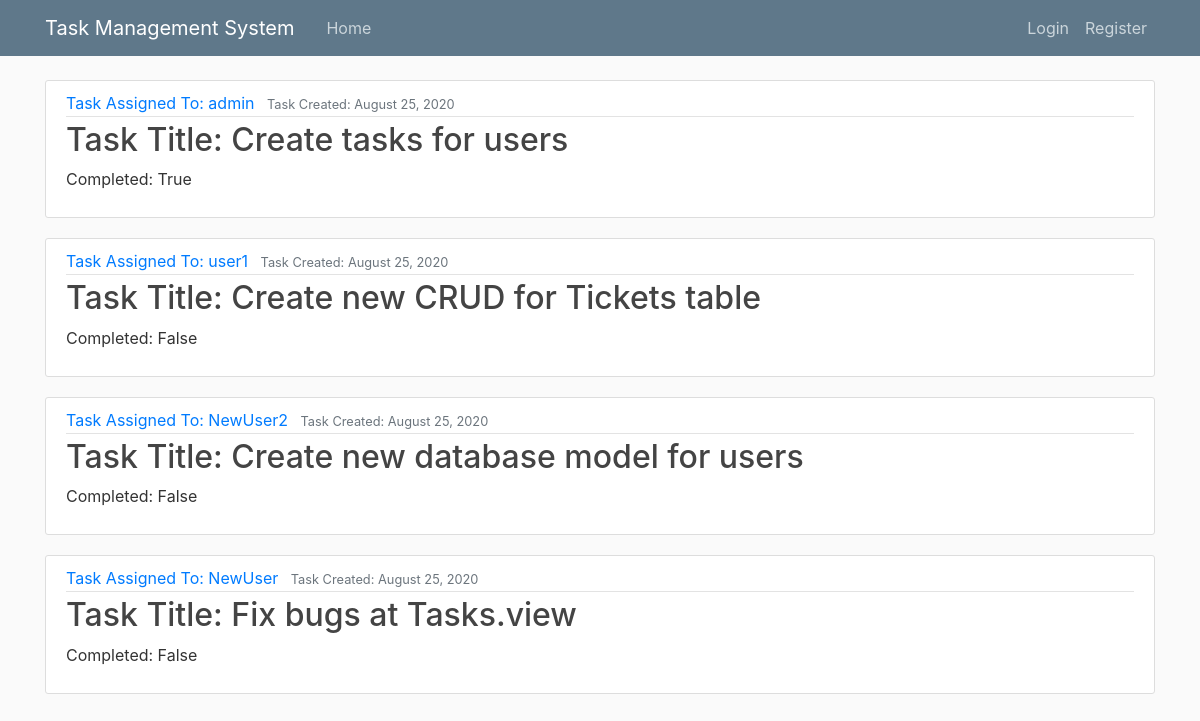
The page / on the database its author committed.
### tasks/models.py (models this page shows, shortened)
class Task(models.Model):
    title = models.TextField()
    assigned_to = models.ForeignKey(User, on_delete=models.CASCADE)
    completed = models.BooleanField(default=False)
    date_posted = models.DateTimeField(default=timezone.now)

### tasks/views.py (the view)
# urls.py: path('', TaskListView.as_view(), name='tasks-home'),
class TaskListView(ListView):
    model = Task
    template_name = 'tasks/home.html'
    context_object_name = 'tasks'
    ordering = ['-date_posted']

### tasks/templates/tasks/home.html
{% extends "tasks/base.html" %}
{% block content %}
    {% for task in tasks %}
        <article class="media content-section">
          <div class="media-body">
            <div class="article-metadata">
              <a class="mr-2">Task Assigned To: {{ task.assigned_to }}</a>
              <small class="text-muted">Task Created: {{ task.date_posted|date:"F d, Y" }}</small>
            </div>
            <h2><a class="article-title" href="{% url 'task-detail' task.id %}">Task Title: {{ task.title }}</a></h2>
            <p class="article-content">Completed: {{ task.completed }}</p>
          </div>
        </article>
    {% endfor %}
{% endblock content %}

### tasks/templates/tasks/base.html (shortened to what this page needs)
{% load static %}
<!DOCTYPE html>
<html lang="en">
<head>
    <link rel="stylesheet" href="https://stackpath.bootstrapcdn.com/bootstrap/4.5.2/css/bootstrap.min.css">
    <link rel="stylesheet" type="text/css" href="{% static 'tasks/main.css' %}">
</head>
<body>
    <header class="site-header">
      <nav class="navbar navbar-expand-md navbar-dark bg-steel fixed-top">
        <div class="container">
          <a class="navbar-brand mr-4" href="{% url 'tasks-home' %}">Task Management System</a>
          <div class="collapse navbar-collapse" id="navbarToggle">
            <div class="navbar-nav mr-auto">
              <a class="nav-item nav-link" href="{% url 'tasks-home' %}">Home</a>
            </div>
            <div class="navbar-nav">
                {% if user.is_authenticated %}
                    {% if user.is_superuser %}
                        <a class="nav-item nav-link" href="{% url 'task-create' %}">Create New Task</a>
                    {% endif %}
                    <a class="nav-item nav-link" href="{% url 'my_tasks' %}">My Tasks</a>
                    <a class="nav-item nav-link" href="{% url 'logout' %}">Logout</a>
                {% else %}
                  <a class="nav-item nav-link" href="{% url 'login' %}">Login</a>
                  <a class="nav-item nav-link" href="{% url 'register' %}">Register</a>
                {% endif %}
            </div>
          </div>
        </div>
      </nav>
    </header>
    <div class="container">
        {% block content %}{% endblock %}
    </div>
</body>
</html>

### tasks/static/tasks/main.css (style rules this page uses)
body { background: #fafafa; color: #333333; margin-top: 5rem; }
h1, h2, h3, h4, h5, h6 { color: #444444; }
.bg-steel { background-color: #5f788a; }
.site-header .navbar-nav .nav-link { color: #cbd5db; }
.content-section { background: #ffffff; padding: 10px 20px; border: 1px solid #dddddd; border-radius: 3px; margin-bottom: 20px; }
.article-title { color: #444444; }
.article-content { white-space: pre-line; }
.article-metadata { padding-bottom: 1px; margin-bottom: 4px; border-bottom: 1px solid #e3e3e3 }

### rows shown on the page
Task: assigned_to "admin", date_posted "August 25, 2020", title "Create tasks for users", completed "True"
Task: assigned_to "user1", date_posted "August 25, 2020", title "Create new CRUD for Tickets table", completed "False"
Task: assigned_to "NewUser2", date_posted "August 25, 2020", title "Create new database model for users", completed "False"
Task: assigned_to "NewUser", date_posted "August 25, 2020", title "Fix bugs at Tasks.view", completed "False"
